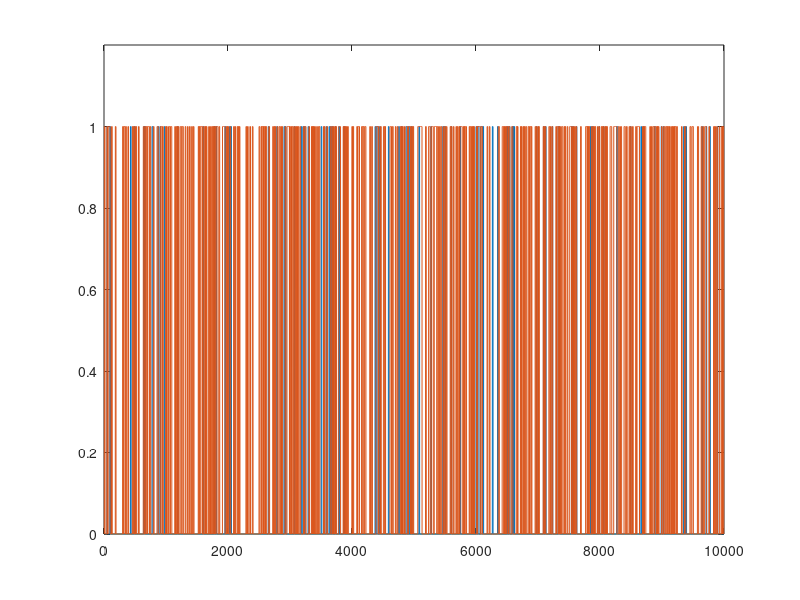

This figure's MATLAB source:
%%
%   COURSE: Master statistics and machine learning: intuition, math, code										
%      URL: udemy.com/course/statsml_x/?couponCode=202006 
% 
%  SECTION: Probability theory
%    VIDEO: Conditional probability
% 
%  TEACHER: Mike X Cohen, sincxpress.com
%

%%

% a clear MATLAB workspace is a clear mental workspace
close all; clear; clc

%% generate two long-spike time series

N = 10000;
spikeDur  = 10; % a.u. but must be an even number
spikeNumA = .01; % in proportion of total number of points
spikeNumB = .05; % in proportion of total number of points

% initialize to zeros
[spike_tsA,spike_tsB] = deal( zeros(N,1) );


%%% populate time series 1
spiketimesA = randi(N,round(N*spikeNumA),1);

% flesh out spikes (loop per spike)
for spikei=1:length(spiketimesA)
    
    % find boundaries
    bnd_pre = max(1,spiketimesA(spikei)-spikeDur/2);
    bnd_pst = min(N,spiketimesA(spikei)+spikeDur/2);
    
    % fill in with ones
    spike_tsA(bnd_pre:bnd_pst) = 1;
end


%%% repeat for time series 2
spiketimesB = randi(N,round(N*spikeNumB),1);
% spiketimesB(1:length(spiketimesA)) = spiketimesA; % induce strong conditional probability

% flesh out spikes (loop per spike)
for spikei=1:length(spiketimesB)
    
    % find boundaries
    bnd_pre = max(1,spiketimesB(spikei)-spikeDur/2);
    bnd_pst = min(N,spiketimesB(spikei)+spikeDur/2);
    
    % fill in with ones
    spike_tsB(bnd_pre:bnd_pst) = 1;
end


%% let's see what they look like

figure(1), clf
plot(1:N,spike_tsA, 1:N,spike_tsB)
set(gca,'ylim',[0 1.2])


%% compute their probabilities and intersection

% probabilities
probA = sum(spike_tsA==1) / N;
probB = mean(spike_tsB);

% joint probability
probAB = mean(spike_tsA+spike_tsB==2);

%% compute the conditional probabilities

% p(A|B)
pAgivenB = probAB/probB;

% p(B|A)
pBgivenA = probAB/probA;

% print a little report
disp('  ')
disp([ 'P(A)   = ' num2str(probA) ])
disp([ 'P(A|B) = ' num2str(pAgivenB) ])
disp([ 'P(B)   = ' num2str(probB) ])
disp([ 'P(B|A) = ' num2str(pBgivenA) ])

%% done.
